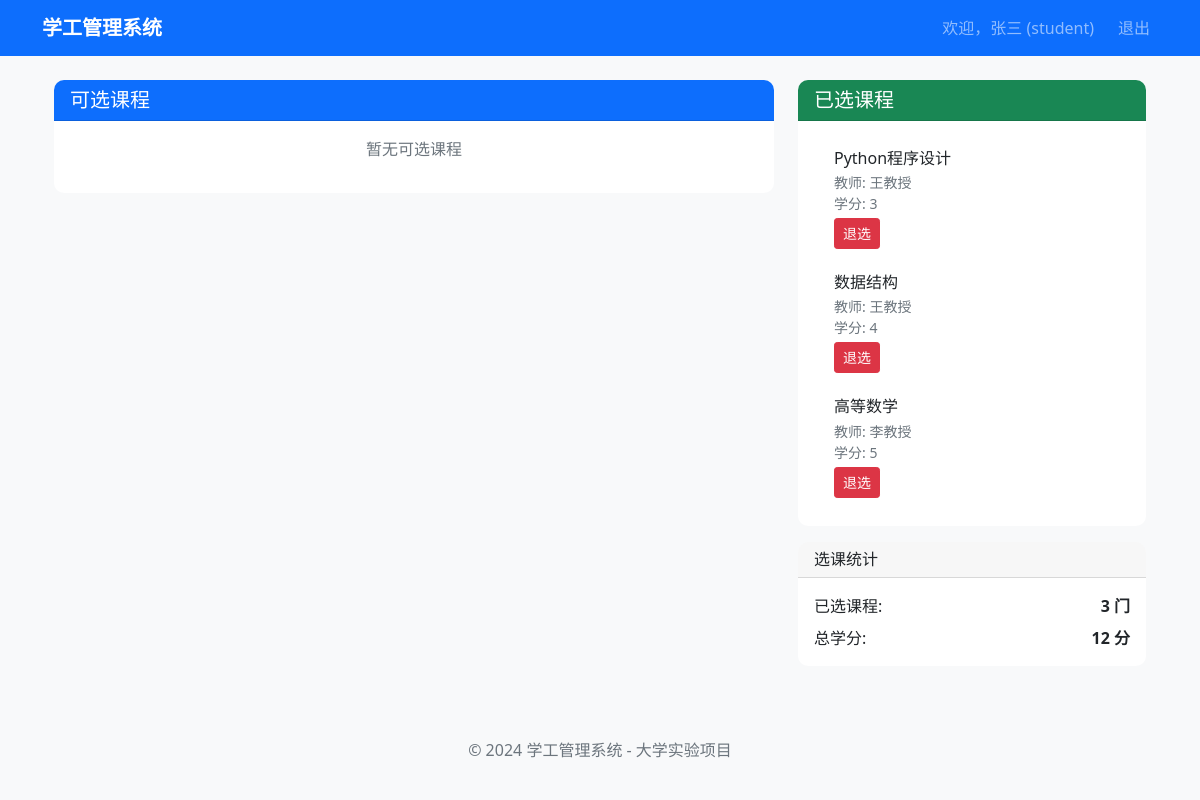
The app's page /student/course-selection (signed in) with its own data.
### models.py (models this page shows, shortened)
class User(UserMixin, db.Model):
    __tablename__ = 'users'
    id = db.Column(db.Integer, primary_key=True)
    username = db.Column(db.String(64), unique=True, nullable=False, index=True)
    email = db.Column(db.String(120), unique=True, nullable=False, index=True)
    password_hash = db.Column(db.String(128))
    role = db.Column(db.String(20), nullable=False)  # student, teacher, counselor
    real_name = db.Column(db.String(64), nullable=False)
    class_id = db.Column(db.Integer, db.ForeignKey('classes.id'))
    created_at = db.Column(db.DateTime, default=datetime.utcnow)
    def is_student(self):
        return self.role == 'student'

class SelectedCourse(db.Model):
    __tablename__ = 'selected_courses'
    id = db.Column(db.Integer, primary_key=True)
    student_id = db.Column(db.Integer, db.ForeignKey('users.id'), nullable=False)
    course_id = db.Column(db.Integer, db.ForeignKey('courses.id'), nullable=False)
    selected_at = db.Column(db.DateTime, default=datetime.utcnow)
    academic_year = db.Column(db.String(20))  # 学年，如 2024-2025
    semester = db.Column(db.String(10))  # 学期，如 秋季、春季
    student = db.relationship('User', backref='selected_courses', foreign_keys=[student_id])
    course = db.relationship('Course', backref='selected_courses', foreign_keys=[course_id])
    __table_args__ = (
        db.UniqueConstraint('student_id', 'course_id', name='unique_student_course'),
    )

class Course(db.Model):
    __tablename__ = 'courses'
    id = db.Column(db.Integer, primary_key=True)
    course_code = db.Column(db.String(32), unique=True, nullable=False)
    course_name = db.Column(db.String(128), nullable=False)
    teacher_id = db.Column(db.Integer, db.ForeignKey('users.id'), nullable=False)
    class_id = db.Column(db.Integer, db.ForeignKey('classes.id'), nullable=False)
    credit = db.Column(db.Integer, default=2)
    grades_saved = db.Column(db.Boolean, default=False)  # 成绩是否已保存
    grades_submitted = db.Column(db.Boolean, default=False)  # 新增：成绩是否已提交
    grades_submitted_at = db.Column(db.DateTime)  # 新增：成绩提交时间
    created_at = db.Column(db.DateTime, default=datetime.utcnow)
    teacher = db.relationship('User', backref='courses_teaching', foreign_keys=[teacher_id])

### routes/student.py (the view)
@student_bp.route('/course-selection')
@login_required
def course_selection():
    if not current_user.is_student():
        flash('无权访问此页面', 'danger')
        return redirect(url_for('auth.login'))
    available_courses = get_available_courses(current_user.id)
    selected_courses = SelectedCourse.query.filter_by(
        student_id=current_user.id
    ).options(
        db.joinedload(SelectedCourse.course).joinedload(Course.teacher),
        db.joinedload(SelectedCourse.course).joinedload(Course.schedules)
    ).all()
    return render_template('student/course_selection.html',
                           available_courses=available_courses,
                           selected_courses=selected_courses)

### templates/student/course_selection.html (shortened to what this page needs)
{% extends "base.html" %}
{% block content %}
<div class="container-fluid">
    <div class="row">
        <div class="col-md-8">
            <div class="card">
                <div class="card-header bg-primary text-white">
                    <h5 class="mb-0">可选课程</h5>
                </div>
                <div class="card-body">
                    {% if available_courses %}
                    <div class="row">
                        {% for course in available_courses %}
                        <div class="col-md-6 mb-3">
                            <div class="card h-100">
                                <div class="card-body">
                                    <h6 class="card-title">{{ course.course_name }}</h6>
                                    <p class="card-text small">
                                        <strong>课程代码:</strong> {{ course.course_code }}<br>
                                        <strong>授课教师:</strong> {{ course.teacher.real_name }}<br>
                                        <strong>学分:</strong> {{ course.credit }}<br>
                                        <strong>上课时间:</strong>
                                        {% for schedule in course.schedules %}
                                            {{ ['周一','周二','周三','周四','周五','周六','周日'][schedule.day_of_week-1] }}
                                            {{ schedule.start_time.strftime('%H:%M') }}-{{ schedule.end_time.strftime('%H:%M') }}<br>
                                        {% endfor %}
                                    </p>
                                </div>
                                <div class="card-footer">
                                    <button class="btn btn-primary btn-sm select-course-btn"
                                            data-course-id="{{ course.id }}">
                                        选择课程
                                    </button>
                                </div>
                            </div>
                        </div>
                        {% endfor %}
                    </div>
                    {% else %}
                    <p class="text-muted text-center">暂无可选课程</p>
                    {% endif %}
                </div>
            </div>
        </div>
        <div class="col-md-4">
            <div class="card">
                <div class="card-header bg-success text-white">
                    <h5 class="mb-0">已选课程</h5>
                </div>
                <div class="card-body">
                    {% if selected_courses %}
                    <div class="list-group">
                        {% for selected in selected_courses %}
                        <div class="list-group-item">
                            <h6 class="mb-1">{{ selected.course.course_name }}</h6>
                            <p class="mb-1 small text-muted">
                                教师: {{ selected.course.teacher.real_name }}<br>
                                学分: {{ selected.course.credit }}
                            </p>
                            <button class="btn btn-danger btn-sm drop-course-btn"
                                    data-course-id="{{ selected.course.id }}">
                                退选
                            </button>
                        </div>
                        {% endfor %}
                    </div>
                    {% else %}
                    <p class="text-muted text-center">暂未选择任何课程</p>
                    {% endif %}
                </div>
            </div>
            <div class="card mt-3">
                <div class="card-header">
                    <h6 class="mb-0">选课统计</h6>
                </div>
                <div class="card-body">
                    <div class="d-flex justify-content-between mb-2">
                        <span>已选课程:</span>
                        <strong>{{ selected_courses|length }} 门</strong>
                    </div>
                    <div class="d-flex justify-content-between">
                        <span>总学分:</span>
                        <strong>{{ selected_courses|sum(attribute='course.credit') }} 分</strong>
                    </div>
                </div>
            </div>
        </div>
    </div>
</div>
{% endblock %}

### templates/base.html (shortened to what this page needs)
<!DOCTYPE html>
<html lang="zh-CN">
<head>
    <link href="https://cdn.jsdelivr.net/npm/bootstrap@5.1.3/dist/css/bootstrap.min.css" rel="stylesheet">
    <link href="{{ url_for('static', filename='css/style.css') }}" rel="stylesheet">
</head>
<body>
    <nav class="navbar navbar-expand-lg navbar-dark bg-primary">
        <div class="container">
            <a class="navbar-brand" href="{{ url_for('index') }}">学工管理系统</a>
            {% if current_user.is_authenticated %}
            <div class="navbar-nav ms-auto">
                <span class="navbar-text me-3">
                    欢迎，{{ current_user.real_name }} ({{ current_user.role }})
                </span>
                <a class="nav-link" href="{{ url_for('auth.logout') }}">退出</a>
            </div>
            {% endif %}
        </div>
    </nav>
    <main class="container mt-4">
        {% block content %}{% endblock %}
    </main>
    <footer class="bg-light mt-5 py-4">
        <div class="container text-center">
            <span class="text-muted">© 2024 学工管理系统 - 大学实验项目</span>
        </div>
    </footer>
</body>
</html>

### static/css/style.css (style rules this page uses)
body { background-color: #f8f9fa; }
.card { border: none; border-radius: 10px; }
.card-header { border-radius: 10px 10px 0 0 !important; }
.navbar-brand { font-weight: bold; }
.list-group-item { border: none; padding: 12px 20px; }

### records on screen
User: real_name "张三", role "student"
SelectedCourse: course.course_name "Python程序设计", course.teacher.real_name "王教授", course.credit "3"
SelectedCourse: course.course_name "数据结构", course.teacher.real_name "王教授", course.credit "4"
SelectedCourse: course.course_name "高等数学", course.teacher.real_name "李教授", course.credit "5"

### other values on screen
{{ selected_courses|length }} "3"
{{ selected_courses|sum(attribute='course.credit') }} "12"
